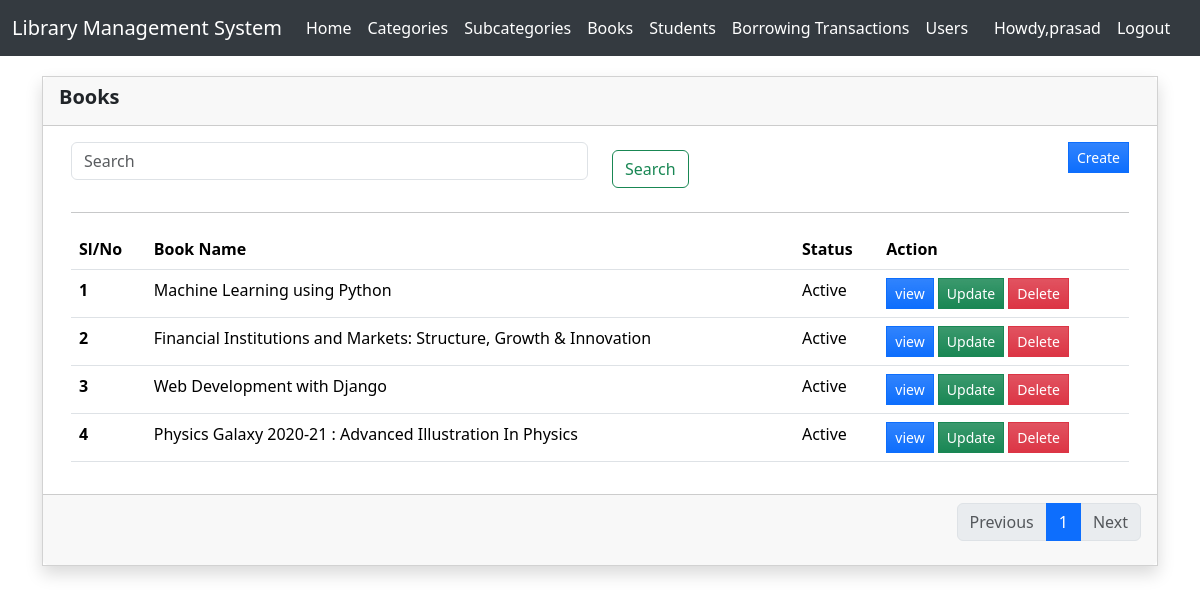
Screenshot of /book_list/ (signed in) with the database file from the repository.
### authentication/models.py (models this page shows, shortened)
class CustomUser(AbstractUser):
    username=None
    name = models.CharField(max_length=100)
    email = models.EmailField(unique=True)
    USERNAME_FIELD = 'email'
    REQUIRED_FIELDS = ['name']
    objects = CustomUserManager()

### lms/models.py (models this page shows, shortened)
class Books(models.Model):
    sub_category = models.ForeignKey(Subcategory,on_delete=models.CASCADE)
    book_id = models.IntegerField(unique=True)
    title = models.CharField(max_length=250)
    description = models.TextField(blank=True,null=True)
    author = models.CharField(max_length=250)
    publisher = models.CharField(max_length=250)
    date_published= models.DateTimeField()
    status = models.CharField(max_length=8,choices=(('Active','Active'),('Inactive','Inactive')),default='Active')
    date_created = models.DateTimeField(auto_now=True)

### lms/views.py (the view)
# urls.py: path('book_list/', book_list, name='book_list'),
@login_required(login_url='/login/')
def book_list(request):
    quary=Books.objects.all()
    if request.GET.get('search'):
        quary=quary.filter(title__icontains= request.GET.get('search'))
    paginator = Paginator(quary, 5)  # Show 5 contacts per page.
    page_number = request.GET.get("page", 1)
    page_obj = paginator.get_page(page_number)
    context={'books': page_obj}
    return render(request,'book_list.html',context)

### lms/templates/book_list.html (shortened to what this page needs)
{% extends "base.html" %}
{% block start %}
<!DOCTYPE html>
<html lang="en">
<head>
    <link href="https://cdn.jsdelivr.net/npm/bootstrap@5.3.2/dist/css/bootstrap.min.css" rel="stylesheet">
</head>
<body>
        <div class="container">
            <div class="row justify-content-center">
                <div class="col-lg-12 col-md-10 col-sm-12 col-xs-12">
                    <div class="card shadow rounded-0">
                        <div class="card-header">
                            <div class="h5 card-title fw-bold">Books</div>
                        </div>
                        <div class="card-body">
                            <div class="container-fluid">
                                <form class="form-inline">
                                <div class="row">
                                    <div class="col-md-6">
                                        <input class="form-control mr-sm-2" type="search" name="search" placeholder="Search" aria-label="Search">
                                    </div>
                                    <div class="col-md-2">
                                        <button class="btn btn-outline-success my-2 my-sm-2" type="submit">Search</button>
                                    </div>
                                </form>
                                    <div class="col-md-4 text-end">
                                        <a href="{% url 'book_create' %}" class="btn btn btn-primary btn-sm bg-gradient rounded-0">Create</a>
                                    </div>
                                </div>
                                <hr>
                                <table class="table table-hover">
                                    <thead>
                                        <tr>
                                            <th scope="col">Sl/No</th>
                                            <th scope="col">Book Name</th>
                                            <th scope="col">Status</th>
                                            <th scope="col">Action</th>
                                        </tr>
                                    </thead>
                                    <tbody class='.table-hover'>
                                        {% for book in books %}
                                        <tr>
                                            <th scope="row">{{ forloop.counter }}</th>
                                            <td>{{ book.title }}</td>
                                            <td>{{ book.status }}</td>
                                            <td>
                                                <a href="{% url 'book_view' book.id %}" class="btn btn btn-primary btn-sm bg-gradient rounded-0">view</a>
                                            <a href="{% url 'book_update' book.id %}" class="btn btn btn-success btn-sm bg-gradient rounded-0">Update</a>
                                                <a href="{% url 'book_delete' book.id %}" class="btn btn btn-danger btn-sm bg-gradient rounded-0">Delete</a>
                                            </td>
                                        </tr>
                                        {% endfor %}
                                    </tbody>
                                </table>
                            </div>
                        </div>
                        <div class="card-footer">
                            <div class="d-flex w-100 text-end justify-content-end">
                                <div class="pagination">
                                    <nav aria-label="...">
                                      <ul class="pagination">
                                        <li class="page-item {% if not books.has_previous %}disabled{% endif %}">
                                          <a class="page-link" href="{% if books.has_previous %}?page={{ books.previous_page_number }}{% endif %}" tabindex="-1">Previous</a>
                                        </li>
                                        {% for page_num in books.paginator.page_range %}
                                          <li class="page-item {% if page_num == books.number %}active{% endif %}">
                                            <a class="page-link" href="?page={{ page_num }}">{{ page_num }}{% if page_num == books.number %} {% endif %}</a>
                                          </li>
                                        {% endfor %}
                                        <li class="page-item {% if not books.has_next %}disabled{% endif %}">
                                          <a class="page-link" href="{% if books.has_next %}?page={{ books.next_page_number }}{% endif %}">Next</a>
                                        </li>
                                      </ul>
                                    </nav>
                                </div>
                            </div>
                        </div>
                    </div>
                </div>
            </div>
</body>
</html>
{% endblock start %}

### lms/templates/base.html (shortened to what this page needs)
<!DOCTYPE html>
<html lang="en">
<head>
    <link href="https://cdn.jsdelivr.net/npm/bootstrap@5.3.2/dist/css/bootstrap.min.css" rel="stylesheet">
</head>
<body>
    <nav class="navbar navbar-expand-sm navbar-light">
        <div class="container-fluid">
          <a class="navbar-brand" href="{% url 'home' %}">Library Management System</a>
          <div class="collapse navbar-collapse" id="navbarText">
            <ul class="navbar-nav me-auto mb-2 mb-lg-0">
              <li class="nav-item">
                <a class="nav-link active" aria-current="page" href="{% url 'home' %}">Home</a>
              </li>
              <li class="nav-item">
                <a class="nav-link active" href="{% url 'category_list' %}">Categories</a>
              </li>
              <li class="nav-item">
                <a class="nav-link active" href="{% url 'subcategory_list' %}">Subcategories</a>
              </li>
              <li class="nav-item">
                <a class="nav-link active" href="{% url 'book_list' %}">Books</a>
              </li>
              <li class="nav-item">
                <a class="nav-link active" href="{% url 'student_list' %}">Students</a>
              </li>
              <li class="nav-item">
                <a class="nav-link active" href="{% url 'transaction_list' %}">Borrowing Transactions</a>
              </li>
              {% if request.user.is_staff %}
              <li class="nav-item">
                <a class="nav-link active" href="{% url 'user_list' %}">Users</a>
              </li>
              {% endif %}
            </ul>
          <ul class="navbar-nav me-auto mb-2 mb-lg-0">
            <li class="nav-item">
            <a class="nav-link active" href="{% url 'profile' user.id %}">Howdy,{{request.user.name}}</a>
          </li>
            <li class="nav-item">
              <a class="nav-link active" href="{% url 'logout' %}">Logout</a>
            </li>
          </ul>
          </div>
        </div>
      </nav>
      {% block start %}
      {% endblock start %}
</body>
</html>

### lms/templates/base.html (style rules this page uses)
.navbar { margin-bottom: 20px; background-color: #343a40; }
.navbar .navbar-brand { color: #ffffff; }
.navbar .navbar-nav .nav-link { color: #ffffff !important; }

### rows the page displays
CustomUser: user.name "prasad"
Books: title "Machine Learning using Python", status "Active"
Books: title "Financial Institutions and Markets: Structure, Growth & Innovation", status "Active"
Books: title "Web Development with Django", status "Active"
Books: title "Physics Galaxy 2020-21 : Advanced Illustration In Physics", status "Active"

### other values shown
{{ page_num }} "1"
